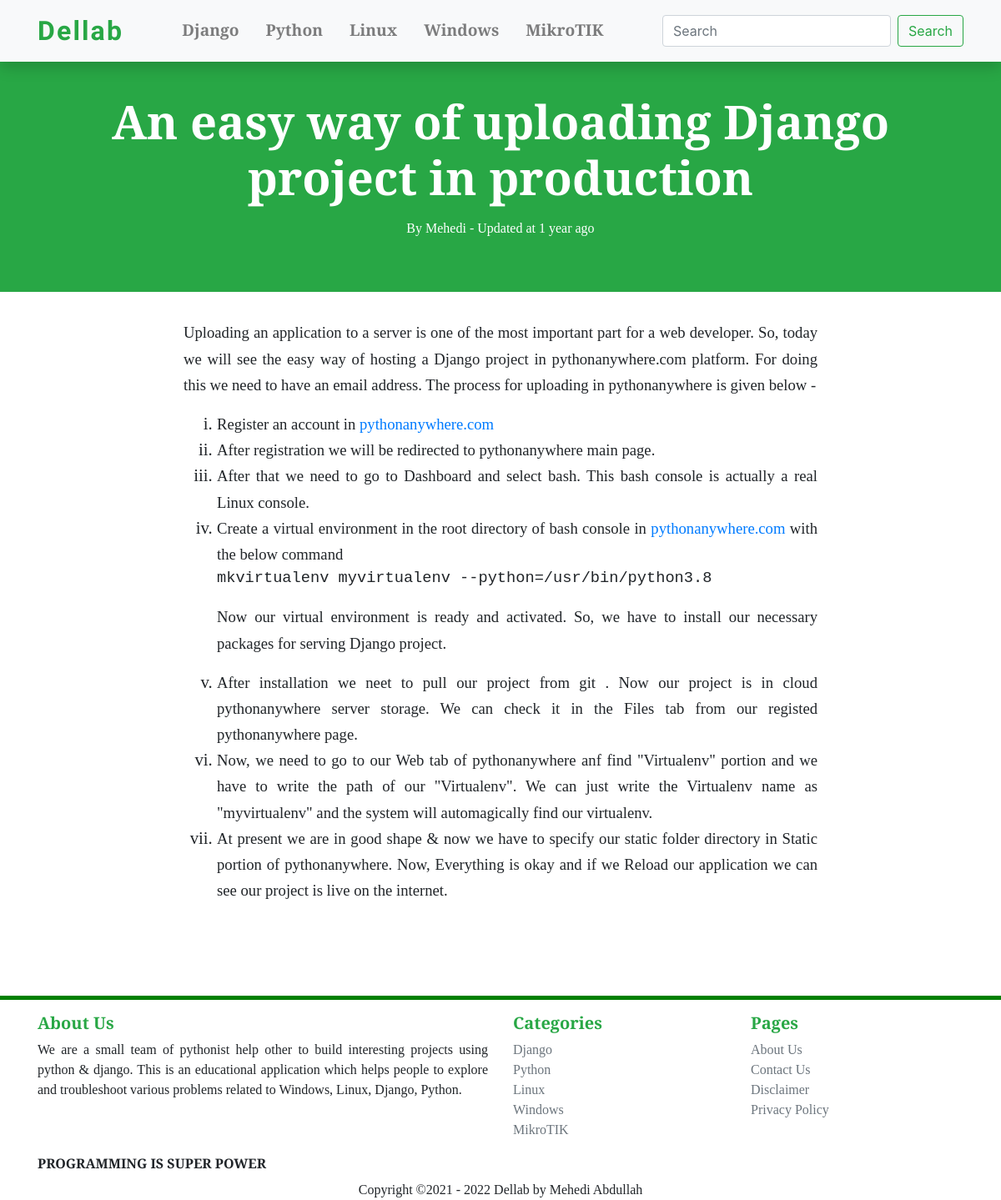
The app's page /article/an-easy-way-of-uploading-django-project-in-production/3, older data.
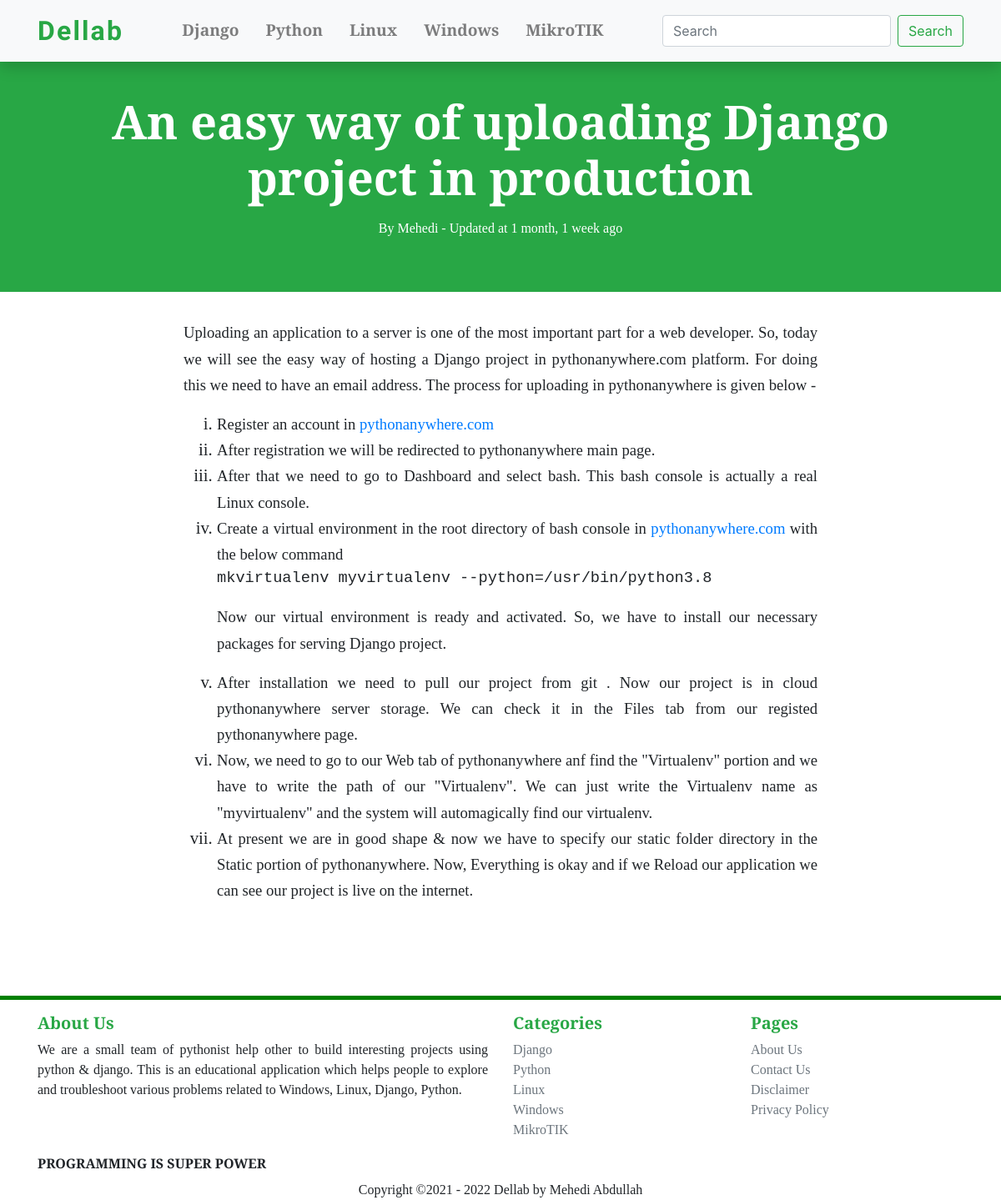
The same page, newer data.
### blog/models.py (models this page shows, shortened)
class Blog(models.Model):
    title = models.TextField(unique=True, max_length=987)
    writer = models.ForeignKey(User, on_delete=models.CASCADE, null=True, default=1)
    updated = models.DateField(auto_now=True, auto_now_add=False)
    timestamp = models.DateTimeField(auto_now=False, auto_now_add=True)
    category = models.ForeignKey(Category, on_delete=models.CASCADE)
    content = HTMLField()
    slug = models.SlugField(blank=True, max_length=987)

### blog/views.py (the view)
# urls.py: path('article/<slug:slug>/<int:id>', views.blog_details, name='details'),
def blog_details(request, slug, id=None):
    instance = get_object_or_404(Blog, id=id)
    blog = {'instance': instance}
    return render(request, 'blog/blog_details.html', blog)

### templates/blog/blog_details.html (shortened to what this page needs)
{% extends 'master.html' %}
{% block main %}
    <div class="mt-5">
        <div class="jumbotron bg-success"  style='border-radius: 0' >
            <div class="container text-center text-white display-4 font-weight-bold" style=" font-family: 'Averia Serif Libre', cursive;">
                {{instance.title}}
            </div>
            <div class="text-center text-white mt-3" style=" font-family: 'Averia Serif Libre', cursive;" style="font-size: 21rem">
                By {{instance.writer}} - <span> Updated at {{instance.updated|timesince}} ago</span>
            </div>
        </div>
        <div class="row justify-content-center">
            <div class="col-md-8">
                <div class="container" style="font-family: 'Averia Serif Libre', cursive; font-size: 1.3rem">
                    {{instance.content|safe}}
                </div>
            </div>
        </div>
    </div>
{% endblock main %}

Row changes from the older to the newer data that the page shows:
changed Blog "An easy way of uploading Django project in production": updated "1 year" → "1 month, 1 week"; content "…project. After installation we neet to pull our project from git . Now our project is in cloud pythonanywhere server storage. We can check it in the Files tab from our registed pythonanywhere page. Now, we need to go to our Web tab of pythonanywhere anf find \"Virtualenv\" portion and we have to write the path of our \"Virtualenv\". We can just write the Virtualenv name as \"myvirtualenv\" and the system will automagically find our virtualenv. At present we are in good shape & now we have to specify our static folder directory in Static portion of pythonanywhere.…" → "…project. After installation we need to pull our project from git . Now our project is in cloud pythonanywhere server storage. We can check it in the Files tab from our registed pythonanywhere page. Now, we need to go to our Web tab of pythonanywhere anf find the \"Virtualenv\" portion and we have to write the path of our \"Virtualenv\". We can just write the Virtualenv name as \"myvirtualenv\" and the system will automagically find our virtualenv. At present we are in good shape & now we have to specify our static folder directory in the Static portion of pythonanywhere.…"
